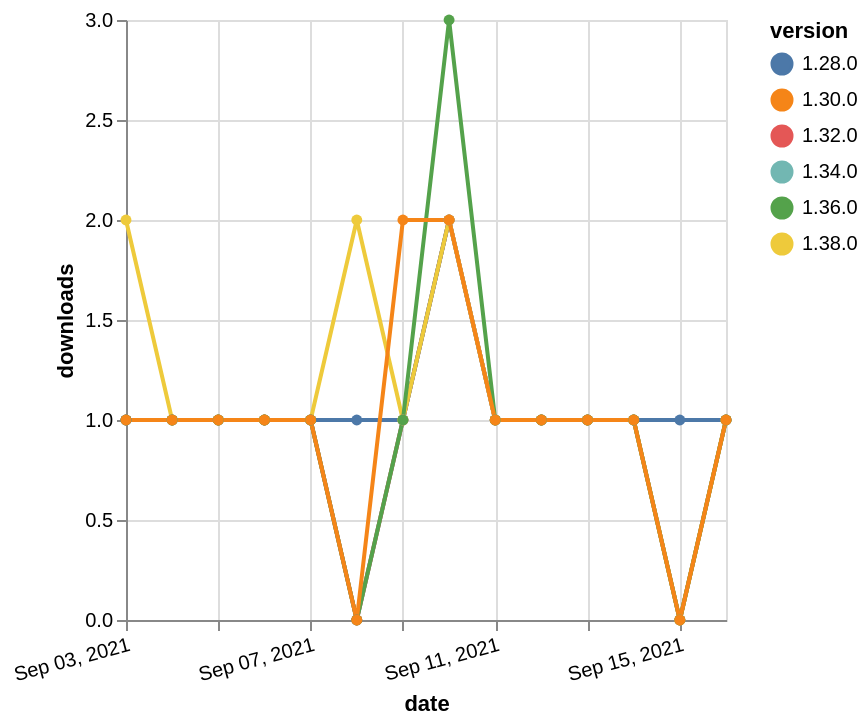

Express this chart as Vega-Lite.
### Vega-Lite specification from a JSON file in a GitHub repository (floating-point values rounded to 4 significant figures)
{"$schema": "https://vega.github.io/schema/vega-lite/v5.json", "description": "A simple bar chart with embedded data.", "data": {"values": [{"date": "2021-09-03", "total": 175, "delta": 1, "version": "1.34.0"}, {"date": "2021-09-04", "total": 176, "delta": 1, "version": "1.34.0"}, {"date": "2021-09-05", "total": 177, "delta": 1, "version": "1.34.0"}, {"date": "2021-09-06", "total": 178, "delta": 1, "version": "1.34.0"}, {"date": "2021-09-07", "total": 179, "delta": 1, "version": "1.34.0"}, {"date": "2021-09-08", "total": 179, "delta": 0, "version": "1.34.0"}, {"date": "2021-09-09", "total": 180, "delta": 1, "version": "1.34.0"}, {"date": "2021-09-10", "total": 182, "delta": 2, "version": "1.34.0"}, {"date": "2021-09-11", "total": 183, "delta": 1, "version": "1.34.0"}, {"date": "2021-09-12", "total": 184, "delta": 1, "version": "1.34.0"}, {"date": "2021-09-13", "total": 185, "delta": 1, "version": "1.34.0"}, {"date": "2021-09-14", "total": 186, "delta": 1, "version": "1.34.0"}, {"date": "2021-09-15", "total": 186, "delta": 0, "version": "1.34.0"}, {"date": "2021-09-16", "total": 187, "delta": 1, "version": "1.34.0"}, {"date": "2021-09-03", "total": 192, "delta": 1, "version": "1.32.0"}, {"date": "2021-09-04", "total": 193, "delta": 1, "version": "1.32.0"}, {"date": "2021-09-05", "total": 194, "delta": 1, "version": "1.32.0"}, {"date": "2021-09-06", "total": 195, "delta": 1, "version": "1.32.0"}, {"date": "2021-09-07", "total": 196, "delta": 1, "version": "1.32.0"}, {"date": "2021-09-08", "total": 196, "delta": 0, "version": "1.32.0"}, {"date": "2021-09-09", "total": 197, "delta": 1, "version": "1.32.0"}, {"date": "2021-09-10", "total": 199, "delta": 2, "version": "1.32.0"}, {"date": "2021-09-11", "total": 200, "delta": 1, "version": "1.32.0"}, {"date": "2021-09-12", "total": 201, "delta": 1, "version": "1.32.0"}, {"date": "2021-09-13", "total": 202, "delta": 1, "version": "1.32.0"}, {"date": "2021-09-14", "total": 203, "delta": 1, "version": "1.32.0"}, {"date": "2021-09-15", "total": 203, "delta": 0, "version": "1.32.0"}, {"date": "2021-09-16", "total": 204, "delta": 1, "version": "1.32.0"}, {"date": "2021-09-03", "total": 250, "delta": 1, "version": "1.28.0"}, {"date": "2021-09-04", "total": 251, "delta": 1, "version": "1.28.0"}, {"date": "2021-09-05", "total": 252, "delta": 1, "version": "1.28.0"}, {"date": "2021-09-06", "total": 253, "delta": 1, "version": "1.28.0"}, {"date": "2021-09-07", "total": 254, "delta": 1, "version": "1.28.0"}, {"date": "2021-09-08", "total": 255, "delta": 1, "version": "1.28.0"}, {"date": "2021-09-09", "total": 256, "delta": 1, "version": "1.28.0"}, {"date": "2021-09-10", "total": 258, "delta": 2, "version": "1.28.0"}, {"date": "2021-09-11", "total": 259, "delta": 1, "version": "1.28.0"}, {"date": "2021-09-12", "total": 260, "delta": 1, "version": "1.28.0"}, {"date": "2021-09-13", "total": 261, "delta": 1, "version": "1.28.0"}, {"date": "2021-09-14", "total": 262, "delta": 1, "version": "1.28.0"}, {"date": "2021-09-15", "total": 263, "delta": 1, "version": "1.28.0"}, {"date": "2021-09-16", "total": 264, "delta": 1, "version": "1.28.0"}, {"date": "2021-09-03", "total": 127, "delta": 2, "version": "1.38.0"}, {"date": "2021-09-04", "total": 128, "delta": 1, "version": "1.38.0"}, {"date": "2021-09-05", "total": 129, "delta": 1, "version": "1.38.0"}, {"date": "2021-09-06", "total": 130, "delta": 1, "version": "1.38.0"}, {"date": "2021-09-07", "total": 131, "delta": 1, "version": "1.38.0"}, {"date": "2021-09-08", "total": 133, "delta": 2, "version": "1.38.0"}, {"date": "2021-09-09", "total": 134, "delta": 1, "version": "1.38.0"}, {"date": "2021-09-10", "total": 136, "delta": 2, "version": "1.38.0"}, {"date": "2021-09-11", "total": 137, "delta": 1, "version": "1.38.0"}, {"date": "2021-09-12", "total": 138, "delta": 1, "version": "1.38.0"}, {"date": "2021-09-13", "total": 139, "delta": 1, "version": "1.38.0"}, {"date": "2021-09-14", "total": 140, "delta": 1, "version": "1.38.0"}, {"date": "2021-09-15", "total": 140, "delta": 0, "version": "1.38.0"}, {"date": "2021-09-16", "total": 141, "delta": 1, "version": "1.38.0"}, {"date": "2021-09-03", "total": 212, "delta": 1, "version": "1.36.0"}, {"date": "2021-09-04", "total": 213, "delta": 1, "version": "1.36.0"}, {"date": "2021-09-05", "total": 214, "delta": 1, "version": "1.36.0"}, {"date": "2021-09-06", "total": 215, "delta": 1, "version": "1.36.0"}, {"date": "2021-09-07", "total": 216, "delta": 1, "version": "1.36.0"}, {"date": "2021-09-08", "total": 216, "delta": 0, "version": "1.36.0"}, {"date": "2021-09-09", "total": 217, "delta": 1, "version": "1.36.0"}, {"date": "2021-09-10", "total": 220, "delta": 3, "version": "1.36.0"}, {"date": "2021-09-11", "total": 221, "delta": 1, "version": "1.36.0"}, {"date": "2021-09-12", "total": 222, "delta": 1, "version": "1.36.0"}, {"date": "2021-09-13", "total": 223, "delta": 1, "version": "1.36.0"}, {"date": "2021-09-14", "total": 224, "delta": 1, "version": "1.36.0"}, {"date": "2021-09-15", "total": 224, "delta": 0, "version": "1.36.0"}, {"date": "2021-09-16", "total": 225, "delta": 1, "version": "1.36.0"}, {"date": "2021-09-03", "total": 205, "delta": 1, "version": "1.30.0"}, {"date": "2021-09-04", "total": 206, "delta": 1, "version": "1.30.0"}, {"date": "2021-09-05", "total": 207, "delta": 1, "version": "1.30.0"}, {"date": "2021-09-06", "total": 208, "delta": 1, "version": "1.30.0"}, {"date": "2021-09-07", "total": 209, "delta": 1, "version": "1.30.0"}, {"date": "2021-09-08", "total": 209, "delta": 0, "version": "1.30.0"}, {"date": "2021-09-09", "total": 211, "delta": 2, "version": "1.30.0"}, {"date": "2021-09-10", "total": 213, "delta": 2, "version": "1.30.0"}, {"date": "2021-09-11", "total": 214, "delta": 1, "version": "1.30.0"}, {"date": "2021-09-12", "total": 215, "delta": 1, "version": "1.30.0"}, {"date": "2021-09-13", "total": 216, "delta": 1, "version": "1.30.0"}, {"date": "2021-09-14", "total": 217, "delta": 1, "version": "1.30.0"}, {"date": "2021-09-15", "total": 217, "delta": 0, "version": "1.30.0"}, {"date": "2021-09-16", "total": 218, "delta": 1, "version": "1.30.0"}]}, "width": "container", "mark": {"type": "line", "point": {"filled": true}}, "encoding": {"x": {"field": "date", "type": "temporal", "timeUnit": "yearmonthdate", "title": "date", "axis": {"labelAngle": -15}}, "y": {"field": "delta", "type": "quantitative", "title": "downloads"}, "color": {"field": "version", "type": "nominal"}, "tooltip": {"field": "delta"}}}
